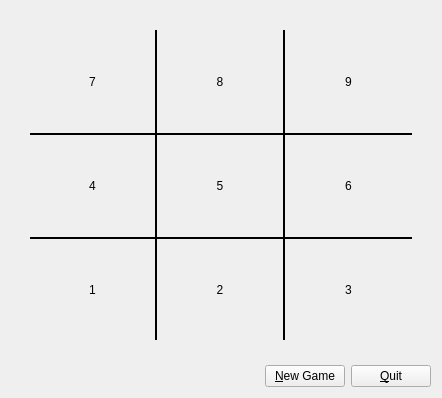
<?xml version="1.0" encoding="UTF-8"?>
<ui version="4.0">
 <class>GameBoard</class>
 <widget class="QDialog" name="GameBoard">
  <property name="geometry">
   <rect>
    <x>0</x>
    <y>0</y>
    <width>442</width>
    <height>398</height>
   </rect>
  </property>
  <property name="windowTitle">
   <string>Dialog</string>
  </property>
  <layout class="QVBoxLayout" name="verticalLayout">
   <item>
    <layout class="QGridLayout" name="gridLayout">
     <property name="leftMargin">
      <number>19</number>
     </property>
     <property name="topMargin">
      <number>19</number>
     </property>
     <property name="rightMargin">
      <number>19</number>
     </property>
     <property name="bottomMargin">
      <number>19</number>
     </property>
     <property name="spacing">
      <number>0</number>
     </property>
     <item row="0" column="0">
      <widget class="QPushButton" name="pushButton_07">
       <property name="sizePolicy">
        <sizepolicy hsizetype="MinimumExpanding" vsizetype="Preferred">
         <horstretch>0</horstretch>
         <verstretch>0</verstretch>
        </sizepolicy>
       </property>
       <property name="styleSheet">
        <string notr="true">margin: 0px;
padding: 0px;
border-right-width: 2px;
border-style: solid;
border-color: black;
</string>
       </property>
       <property name="text">
        <string>7</string>
       </property>
      </widget>
     </item>
     <item row="0" column="1">
      <widget class="QPushButton" name="pushButton_08">
       <property name="sizePolicy">
        <sizepolicy hsizetype="MinimumExpanding" vsizetype="MinimumExpanding">
         <horstretch>0</horstretch>
         <verstretch>0</verstretch>
        </sizepolicy>
       </property>
       <property name="styleSheet">
        <string notr="true">margin: 0px;
padding: 0px;
border-right-width: 2px;
border-style: solid;
border-color: black;
</string>
       </property>
       <property name="text">
        <string>8</string>
       </property>
      </widget>
     </item>
     <item row="2" column="0">
      <widget class="QPushButton" name="pushButton_01">
       <property name="sizePolicy">
        <sizepolicy hsizetype="MinimumExpanding" vsizetype="MinimumExpanding">
         <horstretch>0</horstretch>
         <verstretch>0</verstretch>
        </sizepolicy>
       </property>
       <property name="styleSheet">
        <string notr="true">margin: 0px;
padding: 0px;
border-top-width: 2px;
border-right-width: 2px;
border-style: solid;
border-color: black;
</string>
       </property>
       <property name="text">
        <string>1</string>
       </property>
       <property name="flat">
        <bool>false</bool>
       </property>
      </widget>
     </item>
     <item row="1" column="1">
      <widget class="QPushButton" name="pushButton_05">
       <property name="sizePolicy">
        <sizepolicy hsizetype="MinimumExpanding" vsizetype="MinimumExpanding">
         <horstretch>0</horstretch>
         <verstretch>0</verstretch>
        </sizepolicy>
       </property>
       <property name="styleSheet">
        <string notr="true">margin: 0px;
padding: 0px;
border-top-width: 2px;
border-right-width: 2px;
border-style: solid;
border-color: black;
</string>
       </property>
       <property name="text">
        <string>5</string>
       </property>
      </widget>
     </item>
     <item row="2" column="1">
      <widget class="QPushButton" name="pushButton_02">
       <property name="sizePolicy">
        <sizepolicy hsizetype="MinimumExpanding" vsizetype="MinimumExpanding">
         <horstretch>0</horstretch>
         <verstretch>0</verstretch>
        </sizepolicy>
       </property>
       <property name="styleSheet">
        <string notr="true">margin: 0px;
padding: 0px;
border-top-width: 2px;
border-right-width: 2px;
border-style: solid;
border-color: black;
</string>
       </property>
       <property name="text">
        <string>2</string>
       </property>
      </widget>
     </item>
     <item row="2" column="2">
      <widget class="QPushButton" name="pushButton_03">
       <property name="sizePolicy">
        <sizepolicy hsizetype="MinimumExpanding" vsizetype="MinimumExpanding">
         <horstretch>0</horstretch>
         <verstretch>0</verstretch>
        </sizepolicy>
       </property>
       <property name="styleSheet">
        <string notr="true">margin: 0px;
padding: 0px;
border-top-width: 2px;
border-style: solid;
border-color: black;
</string>
       </property>
       <property name="text">
        <string>3</string>
       </property>
      </widget>
     </item>
     <item row="1" column="0">
      <widget class="QPushButton" name="pushButton_04">
       <property name="sizePolicy">
        <sizepolicy hsizetype="MinimumExpanding" vsizetype="MinimumExpanding">
         <horstretch>0</horstretch>
         <verstretch>0</verstretch>
        </sizepolicy>
       </property>
       <property name="styleSheet">
        <string notr="true">margin: 0px;
padding: 0px;
border-top-width: 2px;
border-right-width: 2px;
border-style: solid;
border-color: black;
</string>
       </property>
       <property name="text">
        <string>4</string>
       </property>
      </widget>
     </item>
     <item row="1" column="2">
      <widget class="QPushButton" name="pushButton_06">
       <property name="sizePolicy">
        <sizepolicy hsizetype="MinimumExpanding" vsizetype="MinimumExpanding">
         <horstretch>0</horstretch>
         <verstretch>0</verstretch>
        </sizepolicy>
       </property>
       <property name="styleSheet">
        <string notr="true">margin: 0px;
padding: 0px;
border-top-width: 2px;
border-style: solid;
border-color: black;
</string>
       </property>
       <property name="text">
        <string>6</string>
       </property>
      </widget>
     </item>
     <item row="0" column="2">
      <widget class="QPushButton" name="pushButton_09">
       <property name="sizePolicy">
        <sizepolicy hsizetype="MinimumExpanding" vsizetype="MinimumExpanding">
         <horstretch>0</horstretch>
         <verstretch>0</verstretch>
        </sizepolicy>
       </property>
       <property name="styleSheet">
        <string notr="true">margin: 0px;
padding: 0px;
border-style: solid;
border-color: black;
</string>
       </property>
       <property name="text">
        <string>9</string>
       </property>
      </widget>
     </item>
    </layout>
   </item>
   <item>
    <layout class="QHBoxLayout" name="horizontalLayout">
     <item>
      <spacer name="horizontalSpacer">
       <property name="orientation">
        <enum>Qt::Horizontal</enum>
       </property>
       <property name="sizeHint" stdset="0">
        <size>
         <width>40</width>
         <height>20</height>
        </size>
       </property>
      </spacer>
     </item>
     <item>
      <widget class="QPushButton" name="pushButton_new">
       <property name="text">
        <string>&amp;New Game</string>
       </property>
      </widget>
     </item>
     <item>
      <widget class="QPushButton" name="pushButton_quit">
       <property name="text">
        <string>&amp;Quit</string>
       </property>
      </widget>
     </item>
    </layout>
   </item>
  </layout>
  <action name="actionButton01">
   <property name="text">
    <string>button01</string>
   </property>
   <property name="shortcut">
    <string>1</string>
   </property>
  </action>
  <action name="actionButton02">
   <property name="text">
    <string>button02</string>
   </property>
   <property name="shortcut">
    <string>2</string>
   </property>
  </action>
  <action name="actionButton03">
   <property name="text">
    <string>button03</string>
   </property>
   <property name="shortcut">
    <string>3</string>
   </property>
  </action>
  <action name="actionButton04">
   <property name="text">
    <string>button04</string>
   </property>
   <property name="shortcut">
    <string>4</string>
   </property>
  </action>
  <action name="actionButton05">
   <property name="text">
    <string>button05</string>
   </property>
   <property name="shortcut">
    <string>5</string>
   </property>
  </action>
  <action name="actionButton06">
   <property name="text">
    <string>button06</string>
   </property>
   <property name="toolTip">
    <string>button06</string>
   </property>
   <property name="shortcut">
    <string>6</string>
   </property>
  </action>
  <action name="actionButton07">
   <property name="text">
    <string>button07</string>
   </property>
   <property name="shortcut">
    <string>7</string>
   </property>
  </action>
  <action name="actionButton08">
   <property name="text">
    <string>button08</string>
   </property>
   <property name="shortcut">
    <string>8</string>
   </property>
  </action>
  <action name="actionButton09">
   <property name="text">
    <string>button09</string>
   </property>
   <property name="toolTip">
    <string>button09</string>
   </property>
   <property name="shortcut">
    <string>9</string>
   </property>
  </action>
 </widget>
 <resources/>
 <connections>
  <connection>
   <sender>pushButton_quit</sender>
   <signal>clicked()</signal>
   <receiver>GameBoard</receiver>
   <slot>reject()</slot>
   <hints>
    <hint type="sourcelabel">
     <x>370</x>
     <y>375</y>
    </hint>
    <hint type="destinationlabel">
     <x>337</x>
     <y>-21</y>
    </hint>
   </hints>
  </connection>
  <connection>
   <sender>actionButton01</sender>
   <signal>triggered()</signal>
   <receiver>pushButton_01</receiver>
   <slot>click()</slot>
   <hints>
    <hint type="sourcelabel">
     <x>-1</x>
     <y>-1</y>
    </hint>
    <hint type="destinationlabel">
     <x>92</x>
     <y>287</y>
    </hint>
   </hints>
  </connection>
  <connection>
   <sender>actionButton02</sender>
   <signal>triggered()</signal>
   <receiver>pushButton_02</receiver>
   <slot>click()</slot>
   <hints>
    <hint type="sourcelabel">
     <x>-1</x>
     <y>-1</y>
    </hint>
    <hint type="destinationlabel">
     <x>220</x>
     <y>287</y>
    </hint>
   </hints>
  </connection>
  <connection>
   <sender>actionButton03</sender>
   <signal>triggered()</signal>
   <receiver>pushButton_03</receiver>
   <slot>click()</slot>
   <hints>
    <hint type="sourcelabel">
     <x>-1</x>
     <y>-1</y>
    </hint>
    <hint type="destinationlabel">
     <x>349</x>
     <y>287</y>
    </hint>
   </hints>
  </connection>
  <connection>
   <sender>actionButton04</sender>
   <signal>triggered()</signal>
   <receiver>pushButton_04</receiver>
   <slot>click()</slot>
   <hints>
    <hint type="sourcelabel">
     <x>-1</x>
     <y>-1</y>
    </hint>
    <hint type="destinationlabel">
     <x>92</x>
     <y>183</y>
    </hint>
   </hints>
  </connection>
  <connection>
   <sender>actionButton05</sender>
   <signal>triggered()</signal>
   <receiver>pushButton_05</receiver>
   <slot>click()</slot>
   <hints>
    <hint type="sourcelabel">
     <x>-1</x>
     <y>-1</y>
    </hint>
    <hint type="destinationlabel">
     <x>220</x>
     <y>183</y>
    </hint>
   </hints>
  </connection>
  <connection>
   <sender>actionButton06</sender>
   <signal>triggered()</signal>
   <receiver>pushButton_06</receiver>
   <slot>click()</slot>
   <hints>
    <hint type="sourcelabel">
     <x>-1</x>
     <y>-1</y>
    </hint>
    <hint type="destinationlabel">
     <x>349</x>
     <y>183</y>
    </hint>
   </hints>
  </connection>
  <connection>
   <sender>actionButton07</sender>
   <signal>triggered()</signal>
   <receiver>pushButton_07</receiver>
   <slot>click()</slot>
   <hints>
    <hint type="sourcelabel">
     <x>-1</x>
     <y>-1</y>
    </hint>
    <hint type="destinationlabel">
     <x>92</x>
     <y>79</y>
    </hint>
   </hints>
  </connection>
  <connection>
   <sender>actionButton08</sender>
   <signal>triggered()</signal>
   <receiver>pushButton_08</receiver>
   <slot>click()</slot>
   <hints>
    <hint type="sourcelabel">
     <x>-1</x>
     <y>-1</y>
    </hint>
    <hint type="destinationlabel">
     <x>220</x>
     <y>79</y>
    </hint>
   </hints>
  </connection>
  <connection>
   <sender>actionButton09</sender>
   <signal>triggered()</signal>
   <receiver>pushButton_09</receiver>
   <slot>click()</slot>
   <hints>
    <hint type="sourcelabel">
     <x>-1</x>
     <y>-1</y>
    </hint>
    <hint type="destinationlabel">
     <x>349</x>
     <y>79</y>
    </hint>
   </hints>
  </connection>
 </connections>
</ui>
